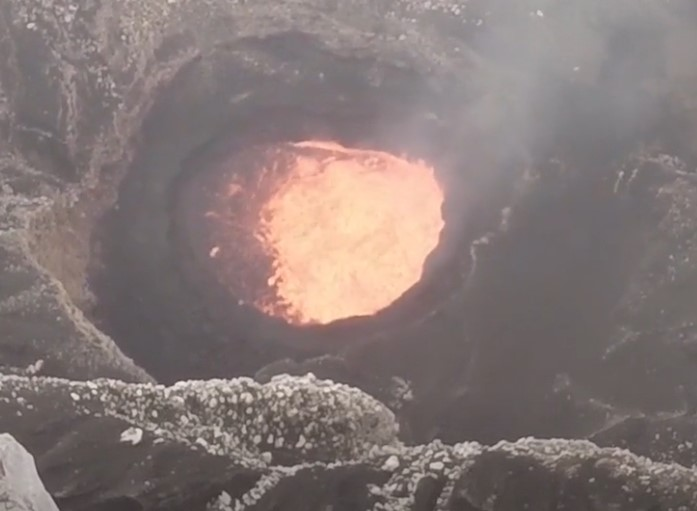
#> input picture Assignment-2/Q1/test/lava11.jpg, 697 x 511 px
$ python -i Q3_200745_old.py   (imports and definitions only)   (older library calls are emulated)
#> lines starting #> are read from the running program, lines starting #| are printed output that depends on the picture; after the words box and inside, x2 and y2 are one past the last pixel; in counts of white or black regions, pixels touching at a corner belong together
import cv2
import numpy as np
import os
import matplotlib.pyplot as plt


def show_image(image):
    plt.imshow(image, cmap="gray")
    plt.axis("off")
    plt.show()
    # print("Done")


def dist(p1, p2):
    return (p1[0] - p2[0]) ** 2 + (p1[1] - p2[1]) ** 2


def show_points(img, p1, p2):
    img = cv2.cvtColor(img, cv2.COLOR_GRAY2BGR)
    img = cv2.circle(img, p1, 1, (0, 0, 255), -1)
    img = cv2.circle(img, p2, 1, (255, 0, 0), -1)
    show_image(img)


def flipped(image):
    return False

def solution(image_path):
    ############################
    ############################

#> called with image_path = '../../Assignment-2/Q1/test/lava11.jpg'
    original_image = cv2.imread(image_path)
#> original_image is the input picture: shape (511, 697, 3); mean B, G, R 118.4, 120.4, 133.4
    gray = cv2.cvtColor(
        original_image, cv2.COLOR_BGR2GRAY
    )  # grayscale mei convert karo
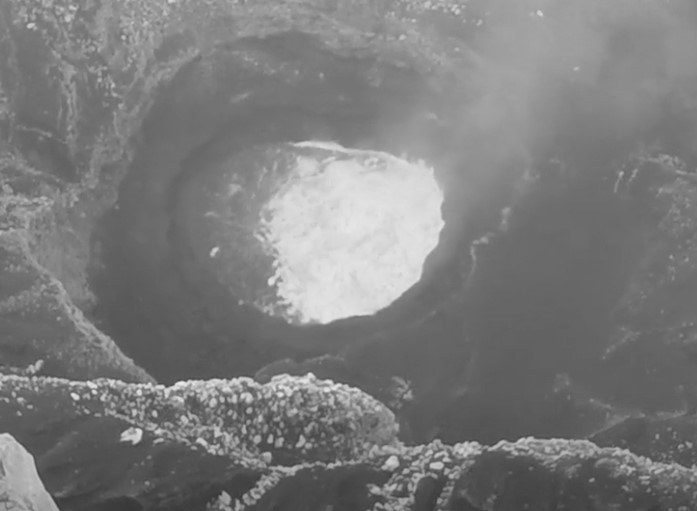
#> gray: shape (511, 697); min 51, max 234, mean 124.1
    gray = cv2.bitwise_not(
        gray
    )  # grayscale image invert karo taki thresholding sahi se ho
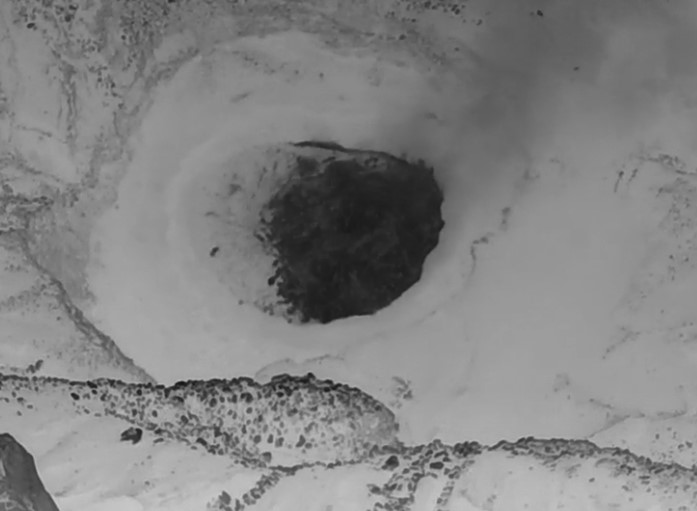
#> gray: shape (511, 697); min 21, max 204, mean 130.9
    thresh_val, thresh = cv2.threshold(
        gray, 127, 255, cv2.THRESH_BINARY + cv2.THRESH_OTSU
    )  # perform OTSU thresholding
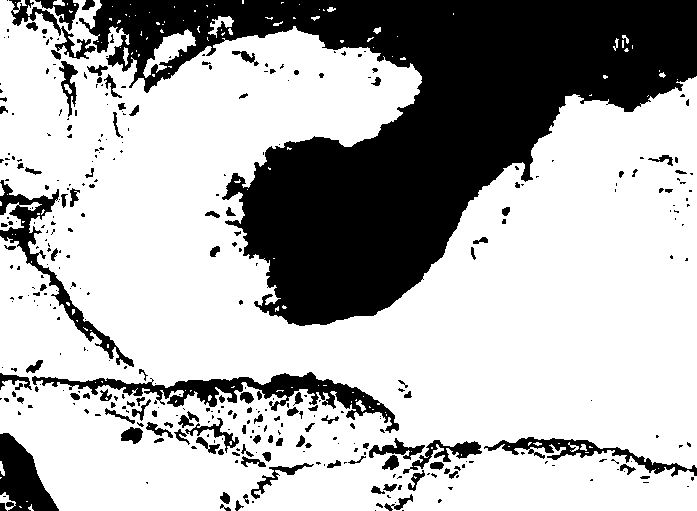
#> thresh: shape (511, 697); 69.2% white; 377 black regions (262 under 20 px), largest, box (x1, y1, x2, y2) and area: (79, 0, 697, 326) 85440, (32, 372, 399, 433) 5040, (0, 180, 134, 367) 2957
#> thresh_val = 119

    ## Testing code to display the image
    # print("Threshold value: ", thresh_val)

    # show_image(thresh)

    fourier = cv2.dft(np.float32(thresh), flags=cv2.DFT_COMPLEX_OUTPUT)

    # Shift the zero-frequency component to the center of the spectrum
    fourier_shift = np.fft.fftshift(fourier)

    # calculate the magnitude of the Fourier Transform
    magnitude = 20 * np.log(
        cv2.magnitude(fourier_shift[:, :, 0], fourier_shift[:, :, 1])
    )
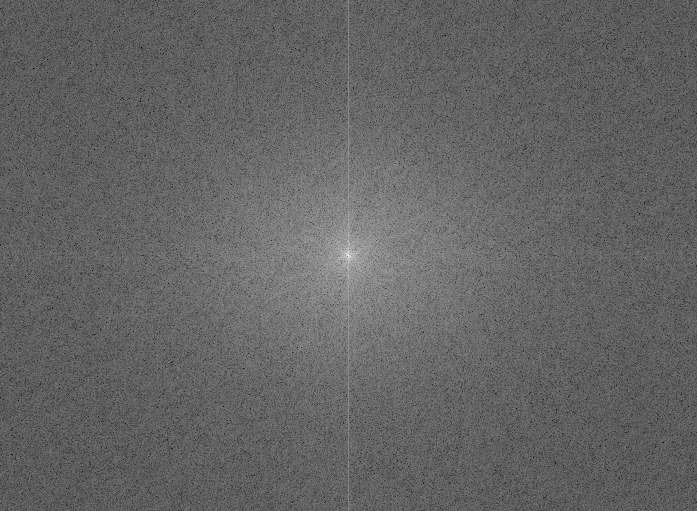
#> magnitude: shape (511, 697) float32; min 82.44, max 359.1, mean 191.5; drawn with min black and max white

    # Scale the magnitude for display
    magnitude = cv2.normalize(magnitude, None, 0, 255, cv2.NORM_MINMAX, cv2.CV_8UC1)

    image = cv2.threshold(magnitude, 220, 255, cv2.THRESH_BINARY)[1]
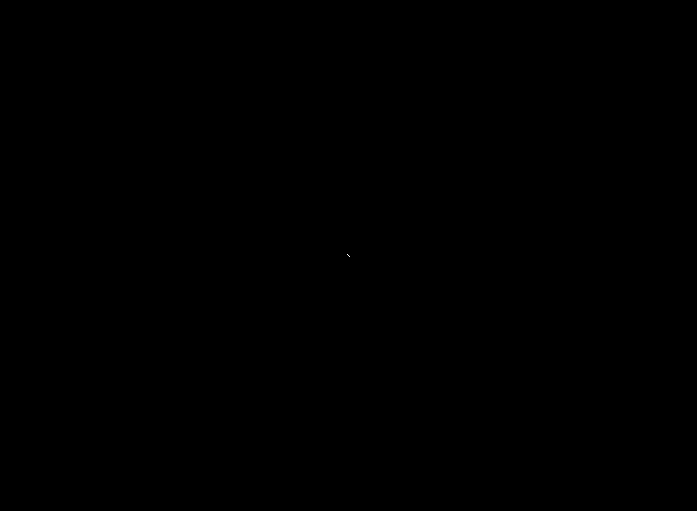
#> image: shape (511, 697); 0% white in thin lines or dots, all inside (x1, y1, x2, y2) = (347, 254, 350, 257)

    # show_image(image)

    xmax = 0
    ymax = 0
    xmin = image.shape[1]
#> xmin = 697
    ymin = image.shape[0]
#> ymin = 511

    for i in range(image.shape[0]):
        for j in range(image.shape[1]):
            if image[i][j] == 255:
                if i > ymax:
                    bottom_y = j, i
                    ymax = i
                if i < ymin:
                    top_y = j, i
                    ymin = i
                if j > xmax:
                    right_x = j, i
                    xmax = j
                if j < xmin:
                    left_x = j, i
                    xmin = j
#> after the loop, bottom_y = (349, 256); left_x = (347, 254); right_x = (349, 256); top_y = (347, 254); xmax = 349; xmin = 347; ymax = 256; ymin = 254

    # [4 lines of commented-out code are left out]

    left, right = (
        (left_x, right_x)
        if dist(left_x, right_x) > dist(top_y, bottom_y)
        else (top_y, bottom_y)
    )
#> left = (347, 254)

    if left[0] > right[0]:
        left, right = right, left

    # show_points(image, left, right)

    # print(left, right)

    slope = (
        np.arctan((right[1] - left[1]) / (right[0] - left[0]))
        if right[0] != left[0]
        else np.pi / 2
    )
    angle = slope * 180 / np.pi
    print(angle)
#| 45.0
    if angle < 0:
        angle = (
            90 + angle - (5 if (-70 < angle < -20) else 0)
        )  # adding 5 for correction by observation
    else:
        angle = -(90 - angle) + (5 if (20 < angle < 70) else 0)

    image = original_image
    h, w = image.shape[:2]
    cX, cY = (w // 2, h // 2)
    M = cv2.getRotationMatrix2D((cX, cY), angle, 1.0)
    image = cv2.warpAffine(image, M, (w, h), borderMode=cv2.BORDER_REPLICATE)
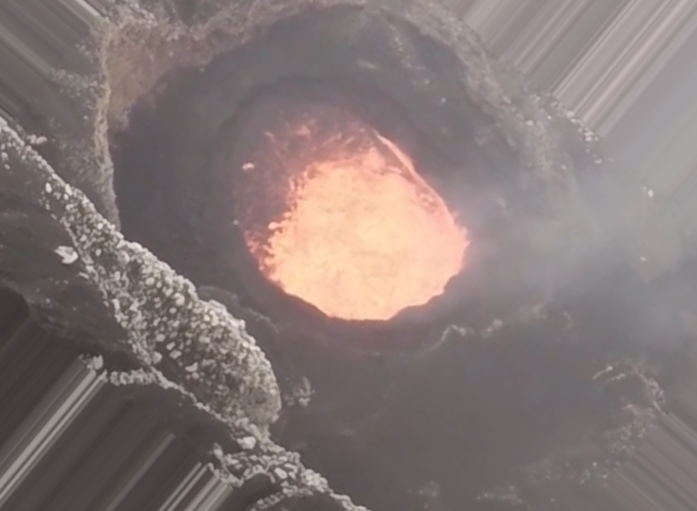
#> image: shape (511, 697, 3); mean B, G, R 118.7, 120.6, 133.4
    if flipped(image):  # if image is flipped, rotate by 180
        M = cv2.getRotationMatrix2D((cX, cY), 180, 1.0)
        image = cv2.warpAffine(image, M, (w, h), borderMode=cv2.BORDER_REPLICATE)

    # show_image(image)
    # print(angle)

    ############################
    return image


# [4 lines of commented-out code are left out]

>>> result = solution('../../Assignment-2/Q1/test/lava11.jpg')

$ run again, on Assignment-2/Q1/test/lava12.jpg
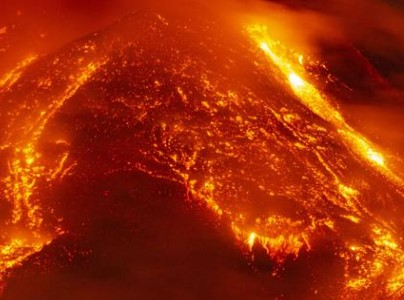
#> input picture Assignment-2/Q1/test/lava12.jpg, 404 x 300 px
#> in solution, original_image is the input picture: shape (300, 404, 3); mean B, G, R 7.4, 43.9, 159.3
#> in solution, `thresh_val, thresh = cv2.threshold( gray, 127, 255, cv2.THRESH_BINARY ..`:
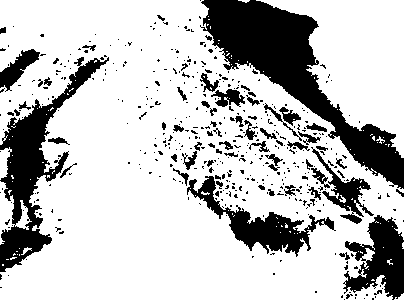
#> thresh: shape (300, 404); 75.9% white; 462 black regions (398 under 20 px), largest, box (x1, y1, x2, y2) and area: (200, 0, 404, 189) 10599, (0, 57, 109, 272) 5962, (187, 176, 336, 257) 3006
#> thresh_val = 161
#> in solution, `magnitude = 20 * np.log( cv2.magnitude(fourier_shift[:, :, 0], fourier..`:
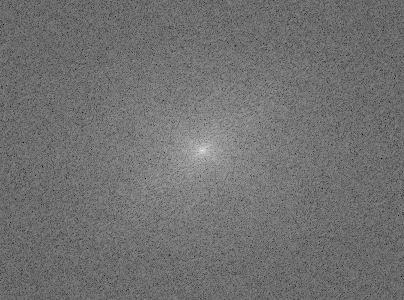
#> magnitude: shape (300, 404) float32; min 66.81, max 339.4, mean 187.8; drawn with min black and max white
#> image: shape (300, 404); 0% white in thin lines or dots, all inside (x1, y1, x2, y2) = (202, 150, 203, 151)
#| 90.0

$ run again, on Assignment-2/Q1/test/lava13.jpg
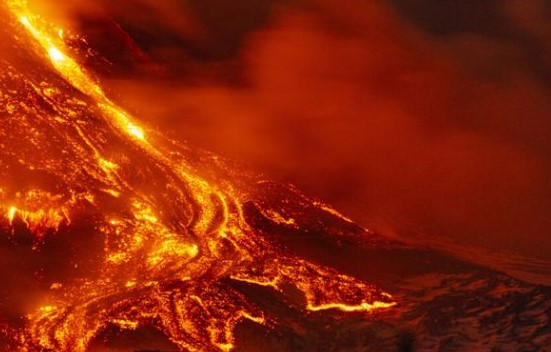
#> input picture Assignment-2/Q1/test/lava13.jpg, 551 x 352 px
#> in solution, original_image is the input picture: shape (352, 551, 3); mean B, G, R 8.2, 36.1, 136.7
#> in solution, `thresh_val, thresh = cv2.threshold( gray, 127, 255, cv2.THRESH_BINARY ..`:
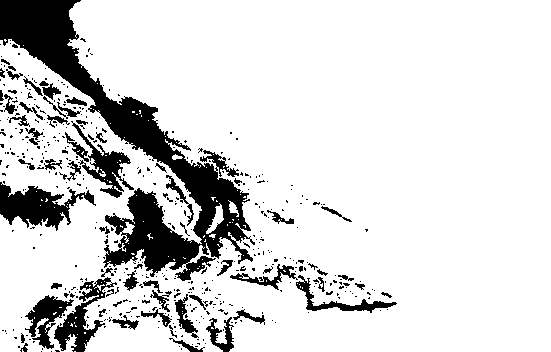
#> thresh: shape (352, 551); 84.7% white; 484 black regions (416 under 20 px), largest, box (x1, y1, x2, y2) and area: (0, 0, 255, 281) 16290, (0, 182, 96, 231) 2223, (54, 277, 117, 352) 1456
#> thresh_val = 163
#> in solution, `magnitude = 20 * np.log( cv2.magnitude(fourier_shift[:, :, 0], fourier..`:
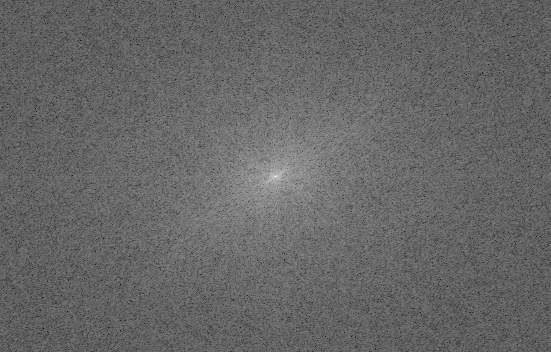
#> magnitude: shape (352, 551) float32; min 81.02, max 351, mean 189.8; drawn with min black and max white
#> image: shape (352, 551); 0% white in thin lines or dots, all inside (x1, y1, x2, y2) = (275, 176, 276, 177)
#| 90.0
